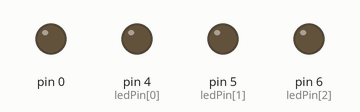
The sketch below on a simulated Arduino Uno, built with avr-gcc and run on an emulated ATmega328P. Shown: output pins drawn as LEDs (lit = HIGH).

Above: at 0.02 s.
At 0.2 s:
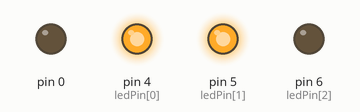
At 0.82 s:
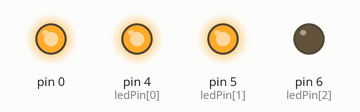
At 1.22 s:
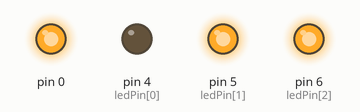
At 1.57 s:
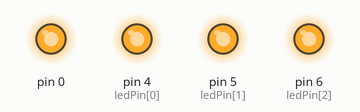
At 2.92 s:
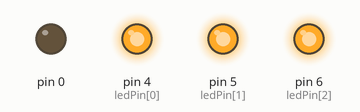
Timing chart, 0 to 3.2 s (numbered marks = the images above):
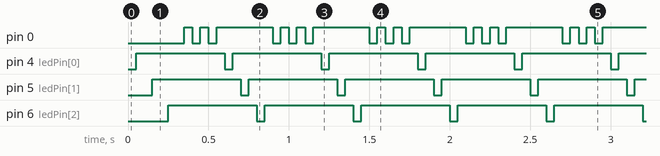

The sketch:

den_led_sang_tuan_tu.ino
```cpp
int ledPin[] = {
  4,5,6
};
int pinCount = 1 ;
void setup() {
  pinCount = sizeof (ledPin );
  for (int i=0; i<pinCount;i++) {
    pinMode (ledPin[i],OUTPUT);
    digitalWrite(ledPin[i],LOW);
  }
}
 void loop() {
  for (int i=0; i < pinCount; i++) {
    digitalWrite(ledPin[i], LOW);
    delay(50);
    digitalWrite(ledPin[i], HIGH);
    delay(50);
  }
 }
```

Measured:
- by itself, pin 0: repeats every 0.60 s: LOW 0.05 s, HIGH 0.05 s, LOW 0.05 s, HIGH 0.35 s, LOW 0.05 s, HIGH 0.05 s
- by itself, pin 4 (ledPin[0]), pin 5 (ledPin[1]), pin 6 (ledPin[2]): alternates HIGH for 0.55 s and LOW for 0.05 s
